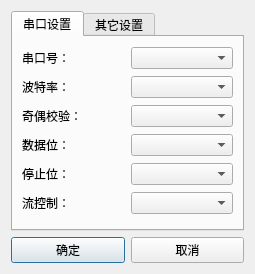
<?xml version="1.0" encoding="UTF-8"?>
<ui version="4.0">
 <class>SerialDialog</class>
 <widget class="QDialog" name="SerialDialog">
  <property name="geometry">
   <rect>
    <x>0</x>
    <y>0</y>
    <width>248</width>
    <height>243</height>
   </rect>
  </property>
  <property name="windowTitle">
   <string>Dialog</string>
  </property>
  <layout class="QVBoxLayout" name="verticalLayout">
   <item>
    <widget class="QTabWidget" name="tabSerialSet">
     <property name="enabled">
      <bool>true</bool>
     </property>
     <property name="currentIndex">
      <number>0</number>
     </property>
     <widget class="QWidget" name="sericalSetTab">
      <attribute name="title">
       <string>串口设置</string>
      </attribute>
      <layout class="QGridLayout" name="gridLayout">
       <item row="7" column="1">
        <widget class="QComboBox" name="dataBitsComboBox"/>
       </item>
       <item row="12" column="0">
        <widget class="QLabel" name="flowControlLabel">
         <property name="text">
          <string>流控制：</string>
         </property>
        </widget>
       </item>
       <item row="0" column="1">
        <widget class="QComboBox" name="comComboBox"/>
       </item>
       <item row="7" column="0">
        <widget class="QLabel" name="dataBitsLabel">
         <property name="text">
          <string>数据位：</string>
         </property>
        </widget>
       </item>
       <item row="10" column="1">
        <widget class="QComboBox" name="stopBitsComboBox"/>
       </item>
       <item row="12" column="1">
        <widget class="QComboBox" name="flowCtrlComboBox"/>
       </item>
       <item row="0" column="0">
        <widget class="QLabel" name="serialNumLabel">
         <property name="text">
          <string>串口号：</string>
         </property>
        </widget>
       </item>
       <item row="5" column="0">
        <widget class="QLabel" name="parityLabel">
         <property name="text">
          <string>奇偶校验：</string>
         </property>
        </widget>
       </item>
       <item row="10" column="0">
        <widget class="QLabel" name="stopBitsLabel">
         <property name="text">
          <string>停止位：</string>
         </property>
        </widget>
       </item>
       <item row="5" column="1">
        <widget class="QComboBox" name="parityComboBox"/>
       </item>
       <item row="2" column="0">
        <widget class="QLabel" name="baudRateLabel">
         <property name="text">
          <string>波特率：</string>
         </property>
        </widget>
       </item>
       <item row="2" column="1">
        <widget class="QComboBox" name="baudComboBox"/>
       </item>
      </layout>
     </widget>
     <widget class="QWidget" name="otherSetTab">
      <attribute name="title">
       <string>其它设置</string>
      </attribute>
      <layout class="QGridLayout" name="gridLayout_2">
       <item row="5" column="0">
        <widget class="QCheckBox" name="checkBox">
         <property name="text">
          <string>十六进制显示</string>
         </property>
        </widget>
       </item>
       <item row="2" column="0">
        <widget class="QRadioButton" name="radioButton_2">
         <property name="text">
          <string>发送时添加回车符</string>
         </property>
        </widget>
       </item>
       <item row="1" column="0">
        <widget class="QRadioButton" name="radioButton_1">
         <property name="text">
          <string>发送时什么都不加</string>
         </property>
        </widget>
       </item>
       <item row="6" column="0">
        <widget class="QLabel" name="label">
         <property name="text">
          <string>选择设备：</string>
         </property>
        </widget>
       </item>
       <item row="6" column="1">
        <widget class="QComboBox" name="comboBox_7"/>
       </item>
       <item row="3" column="0">
        <widget class="QRadioButton" name="radioButton_3">
         <property name="text">
          <string>发送时添加换行符</string>
         </property>
        </widget>
       </item>
       <item row="4" column="0">
        <widget class="QRadioButton" name="radioButton_4">
         <property name="text">
          <string>发送时加回车和换行</string>
         </property>
        </widget>
       </item>
      </layout>
     </widget>
    </widget>
   </item>
   <item>
    <layout class="QHBoxLayout" name="horizontalLayout">
     <item>
      <widget class="QPushButton" name="serialApplyBtn">
       <property name="text">
        <string>确定</string>
       </property>
      </widget>
     </item>
     <item>
      <widget class="QPushButton" name="serialCancelBtn">
       <property name="text">
        <string>取消</string>
       </property>
      </widget>
     </item>
    </layout>
   </item>
  </layout>
 </widget>
 <resources/>
 <connections/>
</ui>
